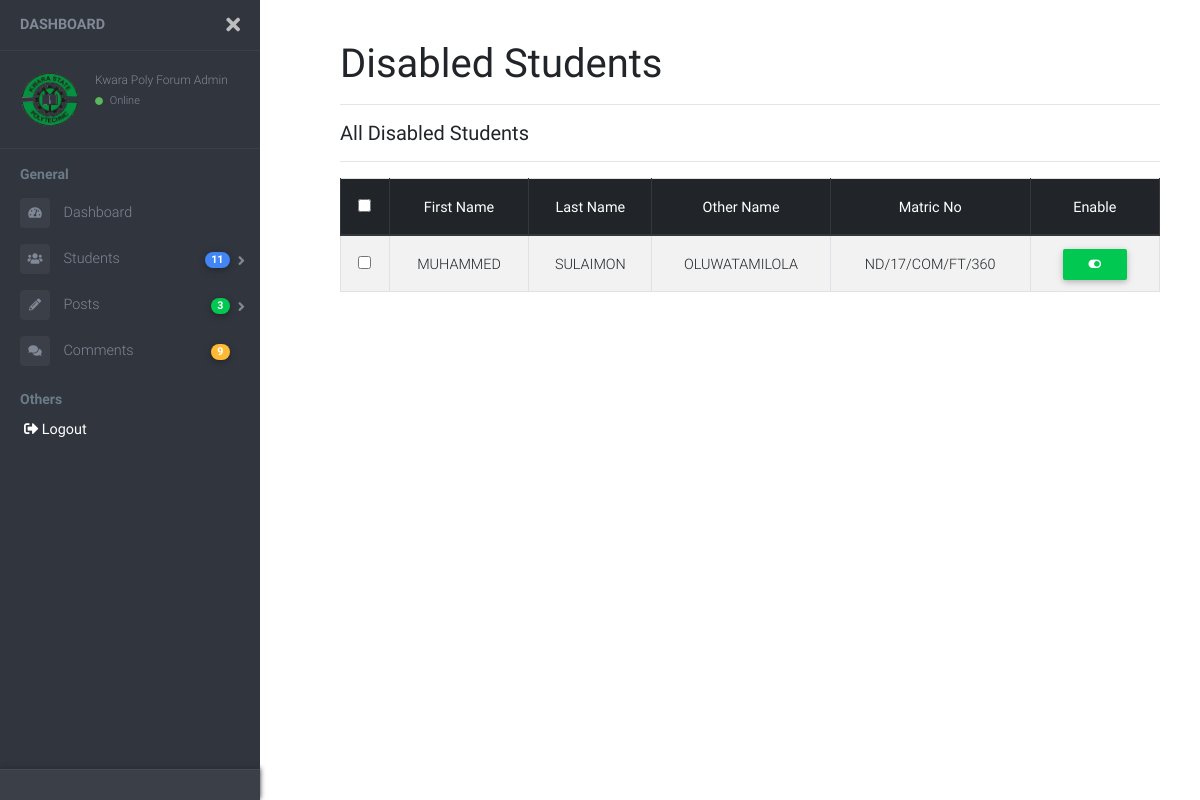
/kp-admin/disabledstudent.php, run on the app's committed database.
### tables this page shows
CREATE TABLE IF NOT EXISTS `disabletable` (
  `id` int(11) NOT NULL AUTO_INCREMENT,
  `firstname` varchar(255) NOT NULL,
  `lastname` varchar(225) NOT NULL,
  `othername` varchar(225) NOT NULL,
  `matric` varchar(225) NOT NULL,
  `password` varchar(225) NOT NULL,
  `imagename` varchar(225) NOT NULL,
  `studentid` int(11) DEFAULT NULL,
  PRIMARY KEY (`id`)
);

### kp-admin/disabledstudent.php (the view, shortened to what this page needs)
<?php
    include_once '../includes/dbh.inc.php';
    include_once 'header.php';
?>
    <div class="page-wrapper chiller-theme toggled">
        <a id="show-sidebar" class="btn btn-sm btn-dark" href="#">
        </a>
        <nav id="sidebar" class="sidebar-wrapper">
            <div class="sidebar-content">
                <div class="sidebar-brand">
                    <a href="#">Dashboard</a>
                    <div id="close-sidebar">
                        <i class="fas fa-times"></i>
                    </div>
                </div>
                <div class="sidebar-header">
                    <div class="user-pic">
                        <img class="img-responsive img-rounded" src="../img/logo1.png" alt="User picture">
                    </div>
                    <div class="user-info">
                        <span class="user-role">Kwara Poly Forum Admin</span>
                        <span class="user-status">
                            <i class="fa fa-circle"></i>
                            <span>Online</span>
                        </span>
                    </div>
                </div>
                <div class="sidebar-menu">
                    <ul>
                        <li class="header-menu">
                            <span>General</span>
                        </li>
                        <li>
                            <a href="dashboard.php">
                                <i class="fa fa-tachometer-alt"></i>
                                <span>Dashboard</span>
                            </a>
                        </li>
                        <li class="sidebar-dropdown">
                            <a href="#">
                                <i class="fas fa-users"></i>
                                <span>Students</span>
                                <span class="badge badge-pill badge-primary">
                                    <?php
                                        $sql = "SELECT COUNT(id) FROM students;";
                                        $query = mysqli_query($myConn, $sql);
                                        $resultCheck = mysqli_num_rows($query);
                                        if ($resultCheck > 0) {
                                            while ($row = mysqli_fetch_assoc($query)) {
                                                echo $row["COUNT(id)"];
                                            }
                                        }
                                    ?>
                                </span>
                            </a>
                        </li>
                        <li class="sidebar-dropdown">
                            <a href="#">
                                <i class="fas fa-pencil-alt"></i>
                                    <span>Posts</span>
                                <span class="badge badge-pill badge-success"><?php
                                    $sql = "SELECT COUNT(id) FROM allposts;";
                                    $query = mysqli_query($myConn, $sql);
                                    $resultCheck = mysqli_num_rows($query);
                                    if ($resultCheck > 0) {
                                        while ($row = mysqli_fetch_assoc($query)) {
                                            echo $row["COUNT(id)"];
                                        }
                                    }
                                ?></span>
                            </a>
                        </li>
                        <li>
                            <a href="#">
                                <i class="fas fa-comments"></i>
                                <span>Comments</span>
                                <span class="badge badge-pill badge-warning">
                                    <?php
                                        $sql = "SELECT COUNT(id) FROM commenttable;";
                                        $query = mysqli_query($myConn, $sql);
                                        $resultCheck = mysqli_num_rows($query);
                                        if ($resultCheck > 0) {
                                            while ($row = mysqli_fetch_assoc($query)) {
                                                echo $row["COUNT(id)"];
                                            }
                                        }
                                    ?>
                                </span>
                            </a>
                        </li>
                        <li class="header-menu">
                            <span>Others</span>
                        </li>
                        <li>
                                <form action="../includes/logout.students.inc.php" method="POST" class="logoutform">
                                    <button class="dropdown-item" type="submit" name="logout"><i class="fas fa-sign-out-alt"></i> <span>Logout</span></button>
                                </form>
                        </li>
                    </ul>
                </div>
            </div>
            <div class="sidebar-footer">
                <a href="#">
                </a>
                <a href="#">
                </a>
                <a href="#">
                </a>
                <a href="#">
                </a>
            </div>
        </nav>
        <main class="page-content">
            <div class="container-fluid">
                <h1><strong>Disabled Students</strong></h1>
                <hr>
                <h5><strong>All Disabled Students</strong></h5>
                <hr>
                <div class="row">
                    <div class="col-xs-12 col-sm-12 col-md-12 col-lg-12">
                        <div class="table-responsive">
                            <table id="mytable" class="table table-bordered table-striped text-center">
                                <thead class="thead-dark">
                                    <th>
                                        <input type="checkbox" id="checkall" />
                                    </th>
                                    <th>First Name</th>
                                    <th>Last Name</th>
                                    <th>Other Name</th>
                                    <th>Matric No</th>
                                    <th>Enable</th>
                                </thead>
                                <?php
                                    $sql = "SELECT id, firstname, lastname, othername, matric FROM disabletable ORDER BY id asc;";
                                    $query = mysqli_query($myConn, $sql);
                                    $resultCheck = mysqli_num_rows($query);
                                    if ($resultCheck > 0) {
                                        while ($row = mysqli_fetch_assoc($query)) {
                                            echo "<tbody><tr><td><input type='checkbox' class='checkthis' /></td><td>".$row['firstname']."</td><td>".$row['lastname']."</td><td>".$row['othername']."</td><td>".$row['matric']."</td><td><p class='edit-button' data-placement='top' data-toggle='tooltip' title='Disable'>
                                                <a href='../includes/enable.student.inc.php?ena=".$row['id']."'>
                                                <button class='btn btn-success btn-sm' data-title='Edit' data-toggle='modal' data-target='' id='btn-confirm'>
                                                    <i class='fas fa-toggle-on'></i>
                                                </button></a>
                                            </p></td></tr></tbody>";
                                        }
                                    }
                                ?>
                            </table>
                        </div>
                    </div>
                </div>
            </div>
        </main>
    </div>
<?php
    include_once 'footer.php';
?>

### data on the page
disabletable: firstname "MUHAMMED", lastname "SULAIMON", othername "OLUWATAMILOLA", matric "ND/17/COM/FT/360"

### other printed values
$row["COUNT(id)"] "11"
$row["COUNT(id)"] "3"
$row["COUNT(id)"] "9"
